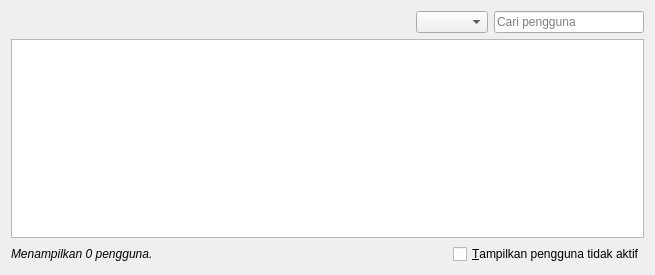
<?xml version="1.0" encoding="UTF-8"?>
<ui version="4.0">
 <class>UserManager</class>
 <widget class="QWidget" name="UserManager">
  <property name="geometry">
   <rect>
    <x>0</x>
    <y>0</y>
    <width>655</width>
    <height>275</height>
   </rect>
  </property>
  <property name="windowTitle">
   <string>Kelol Pengguna</string>
  </property>
  <layout class="QVBoxLayout" name="verticalLayout">
   <item>
    <layout class="QHBoxLayout" name="toolBarLayout">
     <property name="spacing">
      <number>6</number>
     </property>
     <item>
      <spacer name="horizontalSpacer">
       <property name="orientation">
        <enum>Qt::Horizontal</enum>
       </property>
       <property name="sizeHint" stdset="0">
        <size>
         <width>40</width>
         <height>20</height>
        </size>
       </property>
      </spacer>
     </item>
     <item>
      <widget class="QComboBox" name="roleComboBox"/>
     </item>
     <item>
      <widget class="QLineEdit" name="searchEdit">
       <property name="maximumSize">
        <size>
         <width>150</width>
         <height>16777215</height>
        </size>
       </property>
       <property name="placeholderText">
        <string>Cari pengguna</string>
       </property>
       <property name="clearButtonEnabled">
        <bool>true</bool>
       </property>
      </widget>
     </item>
    </layout>
   </item>
   <item>
    <widget class="TableView" name="view">
     <property name="alternatingRowColors">
      <bool>true</bool>
     </property>
     <property name="selectionMode">
      <enum>QAbstractItemView::SingleSelection</enum>
     </property>
     <property name="selectionBehavior">
      <enum>QAbstractItemView::SelectRows</enum>
     </property>
     <property name="sortingEnabled">
      <bool>true</bool>
     </property>
     <property name="cornerButtonEnabled">
      <bool>false</bool>
     </property>
     <attribute name="verticalHeaderVisible">
      <bool>false</bool>
     </attribute>
     <attribute name="verticalHeaderMinimumSectionSize">
      <number>30</number>
     </attribute>
     <attribute name="verticalHeaderDefaultSectionSize">
      <number>30</number>
     </attribute>
    </widget>
   </item>
   <item>
    <layout class="QHBoxLayout" name="horizontalLayout_2">
     <item>
      <widget class="QLabel" name="infoLabel">
       <property name="font">
        <font>
         <italic>true</italic>
        </font>
       </property>
       <property name="text">
        <string>Menampilkan 0 pengguna.</string>
       </property>
      </widget>
     </item>
     <item>
      <spacer name="horizontalSpacer_2">
       <property name="orientation">
        <enum>Qt::Horizontal</enum>
       </property>
       <property name="sizeHint" stdset="0">
        <size>
         <width>40</width>
         <height>20</height>
        </size>
       </property>
      </spacer>
     </item>
     <item>
      <widget class="QCheckBox" name="showInactiveCheckBox">
       <property name="text">
        <string>&amp;Tampilkan pengguna tidak aktif</string>
       </property>
      </widget>
     </item>
    </layout>
   </item>
  </layout>
 </widget>
 <customwidgets>
  <customwidget>
   <class>TableView</class>
   <extends>QTableView</extends>
   <header>libs/tableview.h</header>
  </customwidget>
 </customwidgets>
 <tabstops>
  <tabstop>view</tabstop>
  <tabstop>searchEdit</tabstop>
 </tabstops>
 <resources/>
 <connections/>
</ui>
